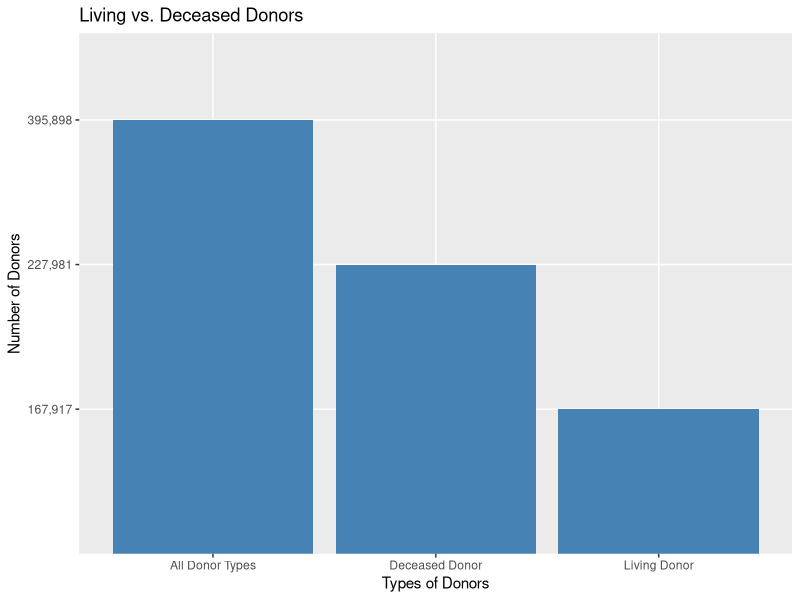

The R script that drew this image:
library(dplyr)
library(ggplot2)
install.packages("ggplot2")

living_vs_deceased <- read.csv(file = 'distributiondata.csv')

living_vs_deceased <- living_vs_deceased %>% 
  rename(
    Donors = X
  )

plot1 <-ggplot(data=living_vs_deceased, aes(x=Donors, y=To.Date)) + 
  xlab("Types of Donors") + ylab("Number of Donors") + ggtitle("Living vs. Deceased Donors") +
  geom_bar(stat="identity", fill="steelblue")
